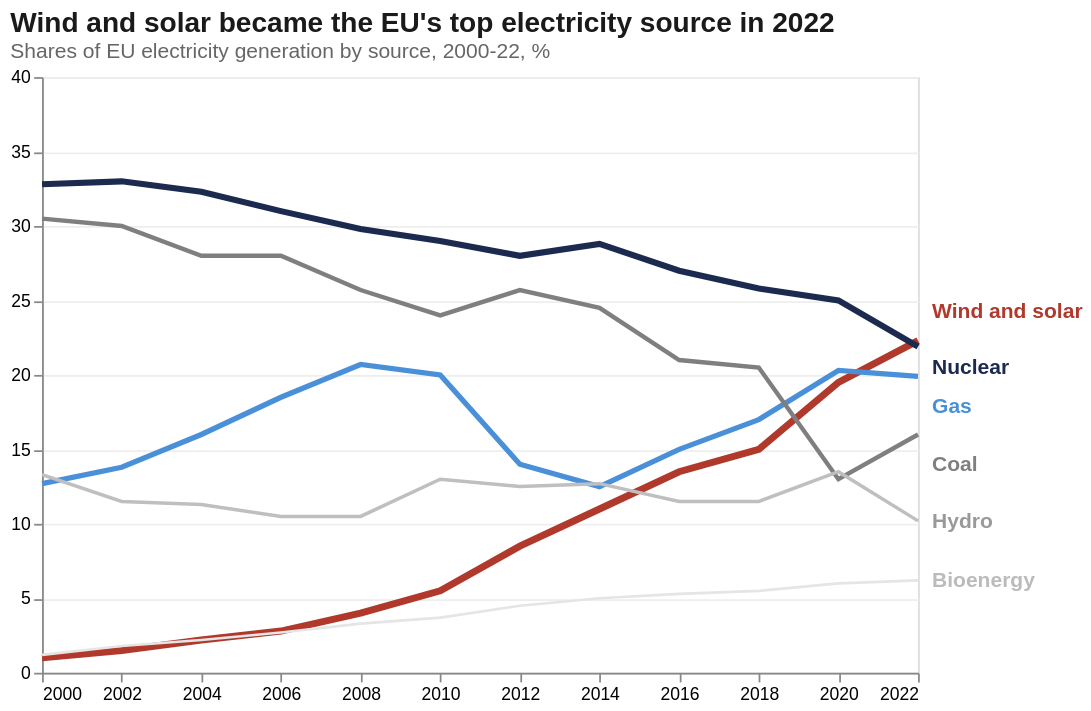

Describe this chart as a Vega-Lite specification.
### Vega-Lite specification from a JSON file in a GitHub repository (floating-point values rounded to 4 significant figures)
{"$schema": "https://vega.github.io/schema/vega-lite/v5.json", "title": {"text": "Wind and solar became the EU's top electricity source in 2022", "subtitle": "Shares of EU electricity generation by source, 2000-22, %", "anchor": "start", "fontSize": 16, "subtitleFontSize": 12, "color": "#1a1a1a", "subtitleColor": "#666666"}, "width": 500, "height": 340, "background": "#ffffff", "layer": [{"data": {"values": [{"year": 2000, "source": "Wind and solar", "share": 1.0}, {"year": 2002, "source": "Wind and solar", "share": 1.5}, {"year": 2004, "source": "Wind and solar", "share": 2.2}, {"year": 2006, "source": "Wind and solar", "share": 2.8}, {"year": 2008, "source": "Wind and solar", "share": 4.0}, {"year": 2010, "source": "Wind and solar", "share": 5.5}, {"year": 2012, "source": "Wind and solar", "share": 8.5}, {"year": 2014, "source": "Wind and solar", "share": 11.0}, {"year": 2016, "source": "Wind and solar", "share": 13.5}, {"year": 2018, "source": "Wind and solar", "share": 15.0}, {"year": 2020, "source": "Wind and solar", "share": 19.5}, {"year": 2022, "source": "Wind and solar", "share": 22.3}, {"year": 2000, "source": "Nuclear", "share": 32.8}, {"year": 2002, "source": "Nuclear", "share": 33.0}, {"year": 2004, "source": "Nuclear", "share": 32.3}, {"year": 2006, "source": "Nuclear", "share": 31.0}, {"year": 2008, "source": "Nuclear", "share": 29.8}, {"year": 2010, "source": "Nuclear", "share": 29.0}, {"year": 2012, "source": "Nuclear", "share": 28.0}, {"year": 2014, "source": "Nuclear", "share": 28.8}, {"year": 2016, "source": "Nuclear", "share": 27.0}, {"year": 2018, "source": "Nuclear", "share": 25.8}, {"year": 2020, "source": "Nuclear", "share": 25.0}, {"year": 2022, "source": "Nuclear", "share": 21.9}, {"year": 2000, "source": "Gas", "share": 12.7}, {"year": 2002, "source": "Gas", "share": 13.8}, {"year": 2004, "source": "Gas", "share": 16.0}, {"year": 2006, "source": "Gas", "share": 18.5}, {"year": 2008, "source": "Gas", "share": 20.7}, {"year": 2010, "source": "Gas", "share": 20.0}, {"year": 2012, "source": "Gas", "share": 14.0}, {"year": 2014, "source": "Gas", "share": 12.5}, {"year": 2016, "source": "Gas", "share": 15.0}, {"year": 2018, "source": "Gas", "share": 17.0}, {"year": 2020, "source": "Gas", "share": 20.3}, {"year": 2022, "source": "Gas", "share": 19.9}, {"year": 2000, "source": "Coal", "share": 30.5}, {"year": 2002, "source": "Coal", "share": 30.0}, {"year": 2004, "source": "Coal", "share": 28.0}, {"year": 2006, "source": "Coal", "share": 28.0}, {"year": 2008, "source": "Coal", "share": 25.7}, {"year": 2010, "source": "Coal", "share": 24.0}, {"year": 2012, "source": "Coal", "share": 25.7}, {"year": 2014, "source": "Coal", "share": 24.5}, {"year": 2016, "source": "Coal", "share": 21.0}, {"year": 2018, "source": "Coal", "share": 20.5}, {"year": 2020, "source": "Coal", "share": 13.0}, {"year": 2022, "source": "Coal", "share": 16.0}, {"year": 2000, "source": "Hydro", "share": 13.3}, {"year": 2002, "source": "Hydro", "share": 11.5}, {"year": 2004, "source": "Hydro", "share": 11.3}, {"year": 2006, "source": "Hydro", "share": 10.5}, {"year": 2008, "source": "Hydro", "share": 10.5}, {"year": 2010, "source": "Hydro", "share": 13.0}, {"year": 2012, "source": "Hydro", "share": 12.5}, {"year": 2014, "source": "Hydro", "share": 12.7}, {"year": 2016, "source": "Hydro", "share": 11.5}, {"year": 2018, "source": "Hydro", "share": 11.5}, {"year": 2020, "source": "Hydro", "share": 13.5}, {"year": 2022, "source": "Hydro", "share": 10.2}, {"year": 2000, "source": "Bioenergy", "share": 1.2}, {"year": 2002, "source": "Bioenergy", "share": 1.8}, {"year": 2004, "source": "Bioenergy", "share": 2.2}, {"year": 2006, "source": "Bioenergy", "share": 2.7}, {"year": 2008, "source": "Bioenergy", "share": 3.3}, {"year": 2010, "source": "Bioenergy", "share": 3.7}, {"year": 2012, "source": "Bioenergy", "share": 4.5}, {"year": 2014, "source": "Bioenergy", "share": 5.0}, {"year": 2016, "source": "Bioenergy", "share": 5.3}, {"year": 2018, "source": "Bioenergy", "share": 5.5}, {"year": 2020, "source": "Bioenergy", "share": 6.0}, {"year": 2022, "source": "Bioenergy", "share": 6.2}]}, "mark": {"type": "line"}, "encoding": {"x": {"field": "year", "type": "quantitative", "title": null, "axis": {"grid": false, "format": "d", "values": [2000, 2002, 2004, 2006, 2008, 2010, 2012, 2014, 2016, 2018, 2020, 2022]}}, "y": {"field": "share", "type": "quantitative", "title": null, "axis": {"grid": true, "gridColor": "#eeeeee"}, "scale": {"domain": [0, 36]}}, "color": {"field": "source", "type": "nominal", "scale": {"domain": ["Wind and solar", "Nuclear", "Gas", "Coal", "Hydro", "Bioenergy"], "range": ["#b0392b", "#1b2a4e", "#4a90d9", "#7f7f7f", "#bfbfbf", "#e5e5e5"]}, "legend": null}, "size": {"field": "source", "type": "nominal", "scale": {"domain": ["Wind and solar", "Nuclear", "Gas", "Coal", "Hydro", "Bioenergy"], "range": [4, 1.5, 1.5, 1.5, 1.5, 1.5]}, "legend": null}}}, {"data": {"values": [{"source": "Wind and solar", "label_y": 24.3, "color": "#b0392b"}, {"source": "Nuclear", "label_y": 20.5, "color": "#1b2a4e"}, {"source": "Gas", "label_y": 17.9, "color": "#4a90d9"}, {"source": "Coal", "label_y": 14.0, "color": "#7f7f7f"}, {"source": "Hydro", "label_y": 10.2, "color": "#999999"}, {"source": "Bioenergy", "label_y": 6.2, "color": "#bbbbbb"}]}, "mark": {"type": "text", "align": "left", "dx": 8, "fontSize": 12, "fontWeight": "bold"}, "encoding": {"x": {"datum": 2022, "type": "quantitative"}, "y": {"field": "label_y", "type": "quantitative"}, "text": {"field": "source"}, "color": {"field": "color", "type": "nominal", "scale": null, "legend": null}}}], "config": {}}
